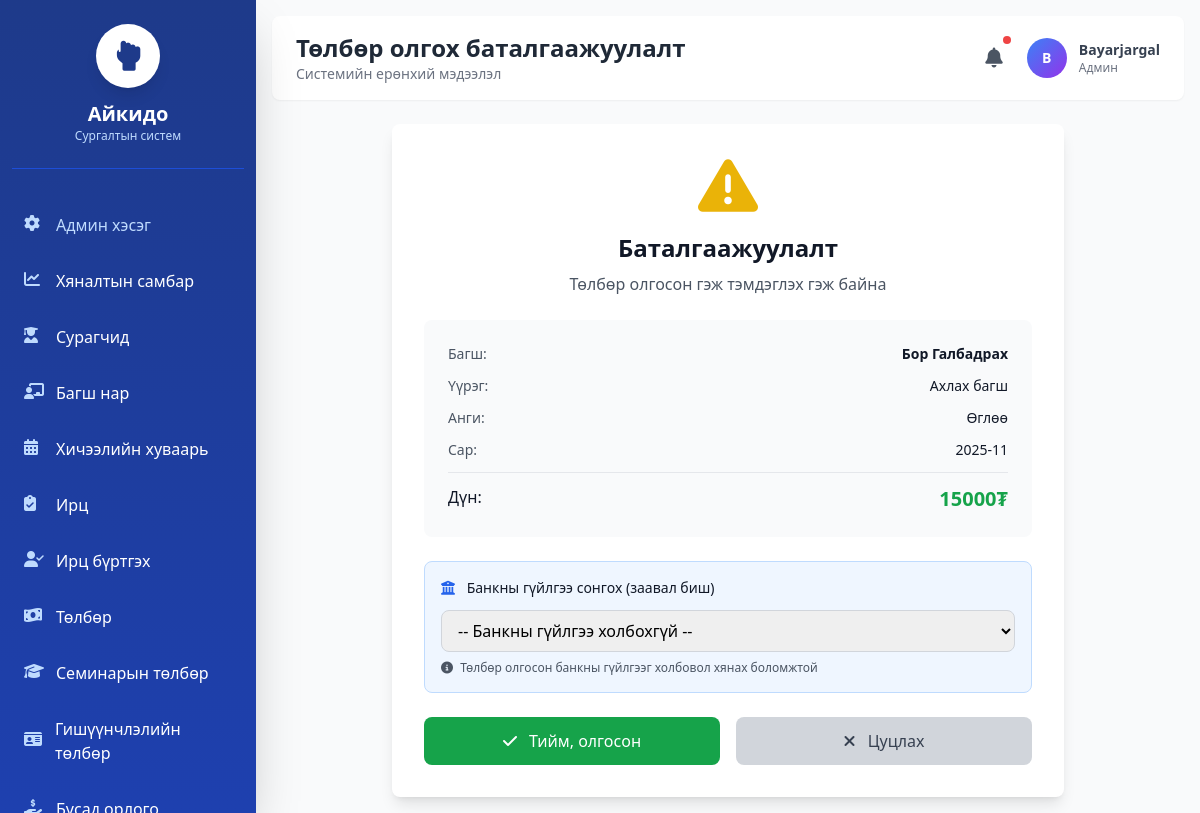
The app's page /instructor-payments/32/mark-paid/ (signed in) with its own data.
### config/aikido_app/models.py (models this page shows, shortened)
class MonthlyInstructorPayment(models.Model):
    instructor = models.ForeignKey(
        Instructor,
        on_delete=models.CASCADE,
        related_name='monthly_payments',
        verbose_name="Багш"
    )
    class_type = models.ForeignKey(
        ClassType,
        on_delete=models.CASCADE,
        verbose_name="Ангийн төрөл"
    )
    month = models.DateField(
        verbose_name="Сар",
        help_text="Тухайн сарын эхний өдөр"
    )
    role = models.CharField(
        max_length=20,
        choices=InstructorAssignment.ROLE_CHOICES,
        verbose_name="Үүрэг"
    )
    total_classes = models.IntegerField(
        default=0,
        verbose_name="Нийт хичээлийн тоо",
        help_text="Тухайн сард заасан хичээлийн тоо"
    )
    total_payment_collected = models.DecimalField(
        max_digits=12,
        decimal_places=2,
        default=Decimal('0.00'),
        verbose_name="Цуглуулсан нийт төлбөр",
        help_text="Энэ ангийн сурагчдаас цуглуулсан сарын төлбөрийн нийт дүн"
    )
    instructor_share_amount = models.DecimalField(
        max_digits=12,
        decimal_places=2,
        default=Decimal('0.00'),
        verbose_name="Багшийн хувь",
        help_text="Багшид олгох төлбөр (50%-ийн 60% эсвэл 40%)"
    )
    bank_transaction = models.ForeignKey(
        BankTransaction,
        on_delete=models.SET_NULL,
        null=True,
        blank=True,
        related_name='instructor_payments',
        verbose_name="Банкны гүйлгээ",
        help_text="Төлбөр олгосон банкны гүйлгээ"
    )
    is_paid = models.BooleanField(
        default=False,
        verbose_name="Олгосон эсэх"
    )
    paid_date = models.DateField(
        null=True,
        blank=True,
        verbose_name="Олгосон огноо"
    )
    notes = models.TextField(
        blank=True,
        verbose_name="Тэмдэглэл"
    )
    created_at = models.DateTimeField(auto_now_add=True, verbose_name="Үүсгэсэн огноо")
    updated_at = models.DateTimeField(auto_now=True, verbose_name="Шинэчилсэн огноо")
    class Meta:
        verbose_name = "Багшийн сарын төлбөр"
        verbose_name_plural = "Багшийн сарын төлбөрүүд"
        ordering = ['-month', 'class_type', 'instructor']
        unique_together = ['instructor', 'class_type', 'month', 'role']

class Instructor(models.Model):
    KYU_CHOICES = [
        (1, '1 кюү'),
        (2, '2 кюү'),
        (3, '3 кюү'),
        (4, '4 кюү'),
        (5, '5 кюү'),
        (6, '6 кюү'),
        (7, '7 кюү'),
        (8, '8 кюү'),
    ]
    DAN_CHOICES = [
        (1, '1 дан'),
        (2, '2 дан'),
        (3, '3 дан'),
        (4, '4 дан'),
        (5, '5 дан'),
        (6, '6 дан'),
        (7, '7 дан'),
        (8, '8 дан'),
    ]
    user = models.OneToOneField(
        User,
        on_delete=models.SET_NULL,
        null=True,
        blank=True,
        related_name='instructor_profile',
        verbose_name="Хэрэглэгч"
    )
    first_name = models.CharField(max_length=100, verbose_name="Нэр")
    last_name = models.CharField(max_length=100, verbose_name="Овог")
    phone = models.CharField(max_length=20, verbose_name="Утас")
    email = models.EmailField(blank=True, verbose_name="И-мэйл")
    hire_date = models.DateField(verbose_name="Ажилд орсон огноо")
    is_active = models.BooleanField(default=True, verbose_name="Идэвхтэй эсэх")
    kyu_rank = models.IntegerField(
        choices=KYU_CHOICES,
        null=True,
        blank=True,
        verbose_name="Кюү зэрэг"
    )
    dan_rank = models.IntegerField(
        choices=DAN_CHOICES,
        null=True,
        blank=True,
        verbose_name="Дан зэрэг"
    )
    current_rank_date = models.DateField(
        null=True,
        blank=True,
        verbose_name="Одоогийн зэрэг авсан огноо"
    )
    class Meta:
        verbose_name = "Багш"
        verbose_name_plural = "Багш нар"
        ordering = ['last_name', 'first_name']
    def __str__(self):
        return f"{self.last_name} {self.first_name}"

class ClassType(models.Model):
    MORNING = 'MORNING'
    EVENING = 'EVENING'
    CHILDREN = 'CHILDREN'
    CLASS_TYPE_CHOICES = [
        (MORNING, 'Өглөө'),
        (EVENING, 'Орой'),
        (CHILDREN, 'Хүүхэд'),
    ]
    name = models.CharField(
        max_length=20,
        choices=CLASS_TYPE_CHOICES,
        unique=True,
        verbose_name="Ангийн төрөл"
    )
    description = models.TextField(blank=True, verbose_name="Тайлбар")
    class Meta:
        verbose_name = "Ангийн төрөл"
        verbose_name_plural = "Ангийн төрлүүд"

### config/aikido_app/views.py (the view, shortened to what this page needs)
# urls.py: path('instructor-payments/<int:payment_id>/mark-paid/', views.mark_instructor_payment_paid, name='mark_instructor_payment_paid'),
@login_required
def mark_instructor_payment_paid(request, payment_id):
    payment = get_object_or_404(MonthlyInstructorPayment, id=payment_id)
    recent_transactions = BankTransaction.objects.filter(
        debit_amount__gt=0
    ).order_by('-transaction_date')[:50]
    context = {
        'payment': payment,
        'recent_transactions': recent_transactions,
    }
    return render(request, 'aikido_app/confirm_payment.html', context)

### config/aikido_app/templates/aikido_app/confirm_payment.html (shortened to what this page needs)
{% extends 'aikido_app/base.html' %}
{% block page_title %}Төлбөр олгох баталгаажуулалт{% endblock %}
{% block content %}
<div class="max-w-2xl mx-auto">
    <div class="bg-white rounded-lg shadow-lg p-8">
        <div class="text-center mb-6">
            <i class="fas fa-exclamation-triangle text-6xl text-yellow-500 mb-4"></i>
            <h2 class="text-2xl font-bold text-gray-900 mb-2">Баталгаажуулалт</h2>
            <p class="text-gray-600">Төлбөр олгосон гэж тэмдэглэх гэж байна</p>
        </div>
        <div class="bg-gray-50 rounded-lg p-6 mb-6">
            <dl class="space-y-3">
                {% if payment.instructor %}
                <div class="flex justify-between">
                    <dt class="text-sm font-medium text-gray-600">Багш:</dt>
                    <dd class="text-sm font-semibold text-gray-900">{{ payment.instructor }}</dd>
                </div>
                <div class="flex justify-between">
                    <dt class="text-sm font-medium text-gray-600">Үүрэг:</dt>
                    <dd class="text-sm text-gray-900">{{ payment.get_role_display }}</dd>
                </div>
                {% endif %}
                {% if payment.class_type %}
                <div class="flex justify-between">
                    <dt class="text-sm font-medium text-gray-600">Анги:</dt>
                    <dd class="text-sm text-gray-900">{{ payment.class_type.get_name_display }}</dd>
                </div>
                {% endif %}
                <div class="flex justify-between">
                    <dt class="text-sm font-medium text-gray-600">Сар:</dt>
                    <dd class="text-sm text-gray-900">{{ payment.month|date:"Y-m" }}</dd>
                </div>
                <div class="flex justify-between pt-3 border-t border-gray-200">
                    <dt class="text-base font-medium text-gray-900">Дүн:</dt>
                    <dd class="text-xl font-bold text-green-600">
                        {% if payment.instructor %}
                            {{ payment.instructor_share_amount|floatformat:0 }}₮
                        {% else %}
                            {{ payment.federation_share_amount|floatformat:0 }}₮
                        {% endif %}
                    </dd>
                </div>
            </dl>
        </div>
        <form method="POST" class="space-y-6">
            <div class="bg-blue-50 border border-blue-200 rounded-lg p-4">
                <label class="block text-sm font-medium text-gray-900 mb-3">
                    <i class="fas fa-university mr-2 text-blue-600"></i>
                    Банкны гүйлгээ сонгох (заавал биш)
                </label>
                <select name="bank_transaction_id" class="w-full px-3 py-2 border border-gray-300 rounded-lg focus:ring-2 focus:ring-blue-500 focus:border-blue-500">
                    <option value="">-- Банкны гүйлгээ холбохгүй --</option>
                </select>
                <p class="mt-2 text-xs text-gray-600">
                    <i class="fas fa-info-circle mr-1"></i>
                    Төлбөр олгосон банкны гүйлгээг холбовол хянах боломжтой
                </p>
            </div>
            <div class="flex space-x-4">
                <button type="submit" class="flex-1 px-6 py-3 bg-green-600 text-white rounded-lg hover:bg-green-700 font-medium transition-colors">
                    <i class="fas fa-check mr-2"></i>
                    Тийм, олгосон
                </button>
                <a href="javascript:history.back()" class="flex-1 px-6 py-3 bg-gray-300 text-gray-700 rounded-lg hover:bg-gray-400 font-medium text-center transition-colors">
                    <i class="fas fa-times mr-2"></i>
                    Цуцлах
                </a>
            </div>
        </form>
    </div>
</div>
{% endblock %}

### config/aikido_app/templates/aikido_app/base.html (shortened to what this page needs)
<!DOCTYPE html>
<html lang="mn">
<head>
    <script src="https://cdn.tailwindcss.com"></script>
    <link rel="stylesheet" href="https://cdnjs.cloudflare.com/ajax/libs/font-awesome/6.4.0/css/all.min.css">
</head>
<body class="bg-gray-50">
    <aside id="sidebar" class="fixed top-0 left-0 z-40 w-64 h-screen transition-transform -translate-x-full lg:translate-x-0 bg-gradient-to-b from-blue-900 to-blue-800 shadow-2xl">
        <div class="h-full px-3 py-6 overflow-y-auto">
            <div class="flex items-center justify-center mb-8 pb-6 border-b border-blue-700">
                <div class="text-center">
                    <div class="w-16 h-16 mx-auto mb-3 bg-white rounded-full flex items-center justify-center shadow-lg">
                        <i class="fas fa-hand-rock text-3xl text-blue-900"></i>
                    </div>
                    <h2 class="text-xl font-bold text-white">Айкидо</h2>
                    <p class="text-xs text-blue-200">Сургалтын систем</p>
                </div>
            </div>
            <ul class="space-y-2 font-medium">
                {% if user.is_staff %}
                <li>
                    <a href="/admin/" class="flex items-center p-3 text-blue-200 rounded-lg hover:bg-blue-700 hover:text-white group transition-all duration-200">
                        <i class="fas fa-cog w-5 h-5"></i>
                        <span class="ml-3">Админ хэсэг</span>
                    </a>
                </li>
                <li>
                    <a href="{% url 'dashboard' %}" class="flex items-center p-3 text-white rounded-lg hover:bg-blue-700 group transition-all duration-200 {% if request.resolver_match.url_name == 'dashboard' %}bg-blue-700{% endif %}">
                        <i class="fas fa-chart-line w-5 h-5 text-blue-200 group-hover:text-white"></i>
                        <span class="ml-3">Хяналтын самбар</span>
                    </a>
                </li>
                <li>
                    <a href="{% url 'student_list' %}" class="flex items-center p-3 text-white rounded-lg hover:bg-blue-700 group transition-all duration-200 {% if request.resolver_match.url_name == 'student_list' %}bg-blue-700{% endif %}">
                        <i class="fas fa-user-graduate w-5 h-5 text-blue-200 group-hover:text-white"></i>
                        <span class="ml-3">Сурагчид</span>
                    </a>
                </li>
                <li>
                    <a href="{% url 'instructor_list' %}" class="flex items-center p-3 text-white rounded-lg hover:bg-blue-700 group transition-all duration-200 ">
                        <i class="fas fa-chalkboard-teacher w-5 h-5 text-blue-200 group-hover:text-white"></i>
                        <span class="ml-3">Багш нар</span>
                    </a>
                </li>
                <li>
                    <a href="{% url 'class_schedule' %}" class="flex items-center p-3 text-white rounded-lg hover:bg-blue-700 group transition-all duration-200 ">
                        <i class="fas fa-calendar-alt w-5 h-5 text-blue-200 group-hover:text-white"></i>
                        <span class="ml-3">Хичээлийн хуваарь</span>
                    </a>
                </li>
                <li>
                    <a href="{% url 'attendance_list' %}" class="flex items-center p-3 text-white rounded-lg hover:bg-blue-700 group transition-all duration-200 ">
                        <i class="fas fa-clipboard-check w-5 h-5 text-blue-200 group-hover:text-white"></i>
                        <span class="ml-3">Ирц</span>
                    </a>
                </li>
                <li>
                    <a href="{% url 'attendance_record' %}" class="flex items-center p-3 text-white rounded-lg hover:bg-blue-700 group transition-all duration-200 ">
                        <i class="fas fa-user-check w-5 h-5 text-blue-200 group-hover:text-white"></i>
                        <span class="ml-3">Ирц бүртгэх</span>
                    </a>
                </li>
                <li>
                    <a href="{% url 'payment_list' %}" class="flex items-center p-3 text-white rounded-lg hover:bg-blue-700 group transition-all duration-200 {% if request.resolver_match.url_name == 'payment_list' %}bg-blue-700{% endif %}">
                        <i class="fas fa-money-bill-wave w-5 h-5 text-blue-200 group-hover:text-white"></i>
                        <span class="ml-3">Төлбөр</span>
                    </a>
                </li>
                <li>
                    <a href="{% url 'seminar_payment_list' %}" class="flex items-center p-3 text-white rounded-lg hover:bg-blue-700 group transition-all duration-200 ">
                        <i class="fas fa-graduation-cap w-5 h-5 text-blue-200 group-hover:text-white"></i>
                        <span class="ml-3">Семинарын төлбөр</span>
                    </a>
                </li>
                <li>
                    <a href="{% url 'membership_payment_list' %}" class="flex items-center p-3 text-white rounded-lg hover:bg-blue-700 group transition-all duration-200 ">
                        <i class="fas fa-id-card w-5 h-5 text-blue-200 group-hover:text-white"></i>
                        <span class="ml-3">Гишүүнчлэлийн төлбөр</span>
                    </a>
                </li>
                <li>
                    <a href="{% url 'income_list' %}" class="flex items-center p-3 text-white rounded-lg hover:bg-blue-700 group transition-all duration-200 {% if request.resolver_match.url_name == 'income_list' %}bg-blue-700{% endif %}">
                        <i class="fas fa-hand-holding-usd w-5 h-5 text-blue-200 group-hover:text-white"></i>
                        <span class="ml-3">Бусад орлого</span>
                    </a>
                </li>
                {% endif %}
            </ul>
        </div>
    </aside>
    <div class="p-4 lg:ml-64">
        <nav class="bg-white shadow-sm rounded-lg mb-6 px-4 lg:px-6 py-4">
            <div class="flex items-center justify-between">
                <div class="ml-12 lg:ml-0">
                    <h1 class="text-xl lg:text-2xl font-bold text-gray-800">{% block page_title %}Dashboard{% endblock %}</h1>
                    <p class="text-xs lg:text-sm text-gray-500">{% block page_subtitle %}Системийн ерөнхий мэдээлэл{% endblock %}</p>
                </div>
                <div class="flex items-center space-x-2 lg:space-x-4">
                    <button class="hidden sm:block relative p-2 text-gray-600 hover:bg-gray-100 rounded-full">
                        <i class="fas fa-bell text-xl"></i>
                        <span class="absolute top-0 right-0 w-2 h-2 bg-red-500 rounded-full"></span>
                    </button>
                    <div class="flex items-center space-x-2 lg:space-x-3">
                        <div class="w-8 h-8 lg:w-10 lg:h-10 bg-gradient-to-br from-blue-500 to-purple-600 rounded-full flex items-center justify-center">
                            <span class="text-white font-bold text-sm">{{ request.user.username|slice:":1"|upper }}</span>
                        </div>
                        <div class="hidden sm:block">
                            <p class="text-sm font-semibold text-gray-700">{{ request.user.username }}</p>
                            <p class="text-xs text-gray-500">Админ</p>
                        </div>
                    </div>
                </div>
            </div>
        </nav>
        <main>
            {% block content %}{% endblock %}
        </main>
    </div>
</body>
</html>

### records on screen
MonthlyInstructorPayment: instructor "Бор Галбадрах", role "Ахлах багш", class_type.name "Өглөө", month "2025-11", instructor_share_amount "15000"

### other values on screen
{{ request.user.username|slice:":1"|upper }} "B"
{{ request.user.username }} "Bayarjargal"
